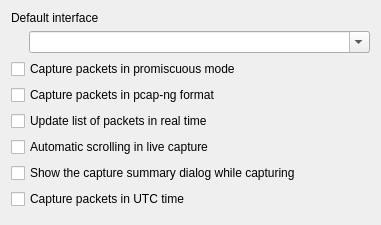
<?xml version="1.0" encoding="UTF-8"?>
<ui version="4.0">
 <class>CapturePreferencesFrame</class>
 <widget class="QFrame" name="CapturePreferencesFrame">
  <property name="enabled">
   <bool>true</bool>
  </property>
  <property name="geometry">
   <rect>
    <x>0</x>
    <y>0</y>
    <width>381</width>
    <height>225</height>
   </rect>
  </property>
  <property name="minimumSize">
   <size>
    <width>0</width>
    <height>191</height>
   </size>
  </property>
  <property name="windowTitle">
   <string>Frame</string>
  </property>
  <property name="lineWidth">
   <number>0</number>
  </property>
  <layout class="QVBoxLayout" name="verticalLayout">
   <item>
    <widget class="QLabel" name="label">
     <property name="text">
      <string>Default interface</string>
     </property>
    </widget>
   </item>
   <item>
    <layout class="QHBoxLayout" name="horizontalLayout">
     <item>
      <spacer name="defaultInterfaceSpacer">
       <property name="orientation">
        <enum>Qt::Horizontal</enum>
       </property>
       <property name="sizeType">
        <enum>QSizePolicy::Fixed</enum>
       </property>
       <property name="sizeHint" stdset="0">
        <size>
         <width>18</width>
         <height>20</height>
        </size>
       </property>
      </spacer>
     </item>
     <item>
      <widget class="QComboBox" name="defaultInterfaceComboBox">
       <property name="editable">
        <bool>true</bool>
       </property>
      </widget>
     </item>
    </layout>
   </item>
   <item>
    <widget class="QCheckBox" name="capturePromModeCheckBox">
     <property name="toolTip">
      <string>&lt;html&gt;&lt;head/&gt;&lt;body&gt;&lt;p&gt;You probably want to enable this. Usually a network card will only capture the traffic sent to its own network address. If you want to capture all traffic that the network card can &amp;quot;see&amp;quot;, mark this option. See the FAQ for some more details of capturing packets from a switched network.&lt;/p&gt;&lt;/body&gt;&lt;/html&gt;</string>
     </property>
     <property name="text">
      <string>Capture packets in promiscuous mode</string>
     </property>
    </widget>
   </item>
   <item>
    <widget class="QCheckBox" name="capturePcapNgCheckBox">
     <property name="toolTip">
      <string>&lt;html&gt;&lt;head/&gt;&lt;body&gt;&lt;p&gt;Capture packets in the next-generation capture file format.&lt;/p&gt;&lt;/body&gt;&lt;/html&gt;</string>
     </property>
     <property name="text">
      <string>Capture packets in pcap-ng format</string>
     </property>
    </widget>
   </item>
   <item>
    <widget class="QCheckBox" name="captureRealTimeCheckBox">
     <property name="toolTip">
      <string>&lt;html&gt;&lt;head/&gt;&lt;body&gt;&lt;p&gt;Update the list of packets while capture is in progress. This can result in dropped packets on high-speed networks.&lt;/p&gt;&lt;/body&gt;&lt;/html&gt;</string>
     </property>
     <property name="text">
      <string>Update list of packets in real time</string>
     </property>
    </widget>
   </item>
   <item>
    <widget class="QCheckBox" name="captureAutoScrollCheckBox">
     <property name="toolTip">
      <string>&lt;html&gt;&lt;head/&gt;&lt;body&gt;&lt;p&gt;Keep the packet list scrolled to the bottom while capturing.&lt;/p&gt;&lt;/body&gt;&lt;/html&gt;</string>
     </property>
     <property name="text">
      <string>Automatic scrolling in live capture</string>
     </property>
    </widget>
   </item>
   <item>
    <widget class="QCheckBox" name="captureShowInfoCheckBox">
     <property name="toolTip">
      <string>&lt;html&gt;&lt;head/&gt;&lt;body&gt;&lt;p&gt;Show the capture summary dialog while capturing.&lt;/p&gt;&lt;/body&gt;&lt;/html&gt;</string>
     </property>
     <property name="text">
      <string>Show the capture summary dialog while capturing</string>
     </property>
    </widget>
   </item>
   <item>
    <widget class="QCheckBox" name="Localtimecheckbox">
     <property name="text">
      <string>Capture packets in UTC time</string>
     </property>
     <property name="tristate">
      <bool>false</bool>
     </property>
    </widget>
   </item>
   <item>
    <spacer name="verticalSpacer">
     <property name="orientation">
      <enum>Qt::Vertical</enum>
     </property>
     <property name="sizeHint" stdset="0">
      <size>
       <width>20</width>
       <height>3</height>
      </size>
     </property>
    </spacer>
   </item>
  </layout>
 </widget>
 <resources/>
 <connections/>
</ui>
